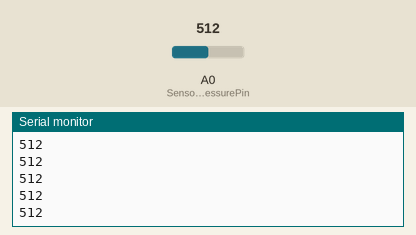
Simulated run of this sketch. Board: Arduino Uno, built with avr-gcc and run on an emulated ATmega328P. Shown: the last lines printed to the serial monitor. The inputs (shaded band) are chosen by the test bench; at power-on: A0 (SensorPressurePin) = 512.

Above: at 4.0 s.
4.1 s: A0 (SensorPressurePin) set to 716
At 4.36 s:
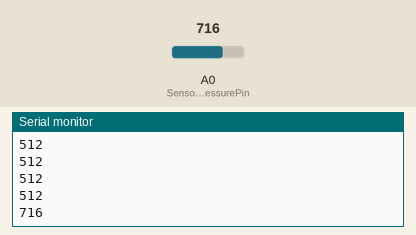
5.6 s: A0 (SensorPressurePin) set to 900
At 5.76 s:
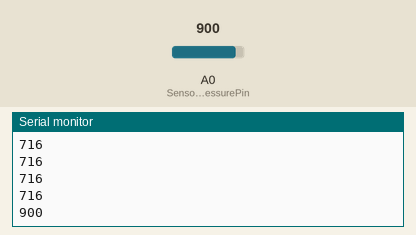
Timing chart, 0 to 8.6 s (numbered marks = the images above; inputs shaded):
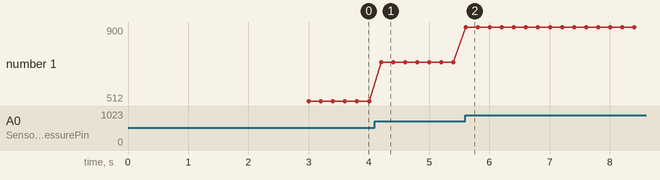

Measured:
- after the input at 4.1 s, the serial monitor: prints a new line after 0.10 s (image 1)
- after the input at 5.6 s, the serial monitor: prints a new line at once (image 2)
- plotted number 1: 512 → 716 after the input at 4.1 s, 716 → 900 after the input at 5.6 s

The sketch:

TP1_arduino.ino
```cpp
int SensorPressurePin = A0; // select the input pin for the pressure sensor
int count = 100;
void setup() {
  Serial.begin(9600);
}

void loop() {
  delay(3000);
  while(count != 0){
    int SensorValue = analogRead(SensorPressurePin);
    Serial.println(SensorValue);
    count = count - 1;
    delay(200);
  }
  Serial.println("finish");
}
```
